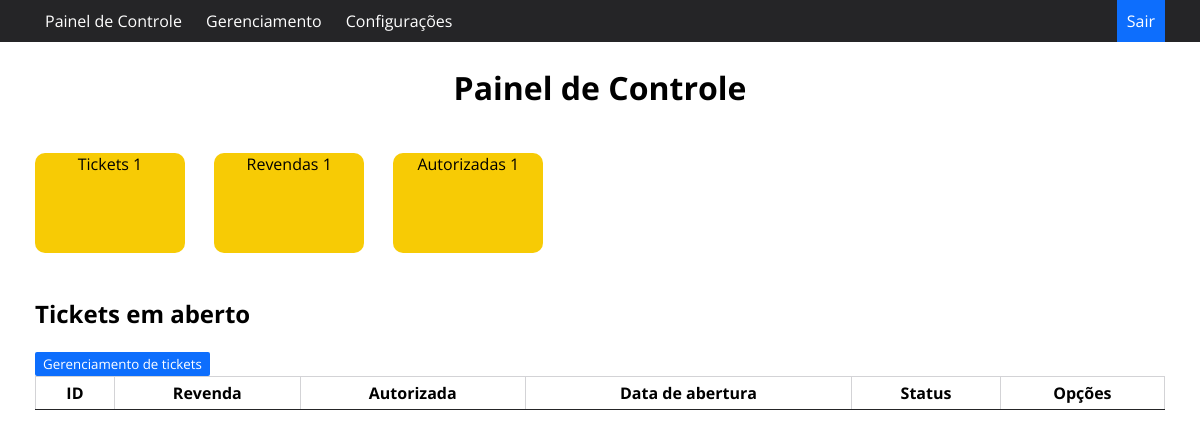
The page /paineldecontrole on the database as committed earlier.
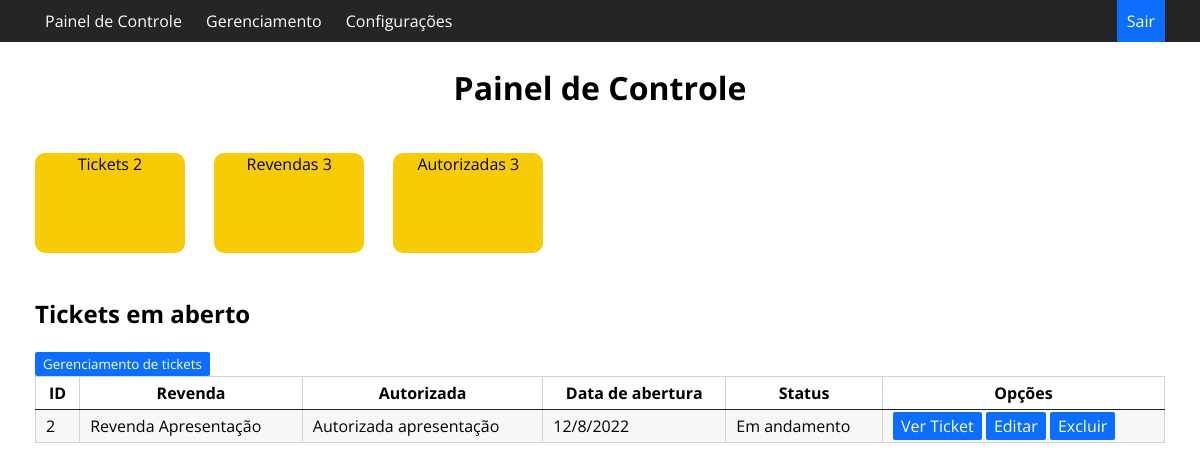
The same page on the database as committed later.
### app.py (models this page shows, shortened)
class Ticket(db.Model):
    id = db.Column('id', Integer, primary_key=True, autoincrement=True)
    status = db.Column('status', String(60), nullable=False)
    revenda = db.Column('revenda', String(255), nullable=False)
    reclamacao = db.Column('reclamacao', String(500), nullable=False)
    dataabertura = db.Column('dataabertura', String(500), nullable=False)
    datafechamento = db.Column('datafechamento', String(60))
    modelo = db.Column('modelo', String(255), nullable=False)
    datacompra = db.Column('datacompra', Date, nullable=False)
    garantia = db.Column('garantia', String(60), nullable=False)
    resolucao = db.Column('resolucao', String(255), nullable=False)
    telefone = db.Column('telefone', String(60), nullable=False)
    estado = db.Column('estado', String(255), nullable=False)
    cidade = db.Column('cidade', String(255), nullable=False)
    autorizada = db.Column('autorizada', String(255), nullable=False)
    maodeobra = db.Column('maodeobra', Integer)
    notafiscal = db.Column('notafiscal', String(60))
    frete = db.Column('frete', Integer)
    envio = db.Column('envio', String(60))
    feedback = db.Column('feedback', String(100), nullable=False)
    usuario = db.Column('usuario', String(255), nullable=False)

### app.py (the view)
@app.route('/paineldecontrole', methods=['GET', 'POST'])
def paineldecontrole():
    tickets = Ticket.query.all()
    n_ticket = 0
    for ticket in tickets:
        n_ticket += 1
    revendas = Revenda.query.all()
    n_revenda = 0
    for revenda in revendas:
        n_revenda += 1
    autorizadas = Autorizada.query.all()
    n_autorizada = 0
    for autorizada in autorizadas:
        n_autorizada += 1
    return render_template('paineldecontrole.html', tickets=tickets, n_ticket=n_ticket, n_revenda=n_revenda, n_autorizada=n_autorizada)

### templates/paineldecontrole.html (shortened to what this page needs)
<!DOCTYPE html>
<html lang="pt-br">
<head>
    <link rel="stylesheet" href="{{ url_for('static', filename='estilo.css') }}">
</head>
<body>
    <nav id="menu-h">
        <ul>
            <li><a href="/paineldecontrole">Painel de Controle</a></li>
            <li><a href="#">Gerenciamento</a>
            </li>
            <li><a href="#">Configurações</a>
            </li>
            <li id="sair"><a href="#">Sair</a></li>
        </ul>
    </nav>
    <br>
    <br>
    <br>
    <div class="container">
        <h1>Painel de Controle</h1>
        <br>
        <br>
        <div id="tickets">Tickets {{ n_ticket }}</div>
        <div id="revendas">Revendas {{ n_revenda }}</div>
        <div id="autorizadas">Autorizadas {{ n_autorizada }}</div>
        <br>
        <br>
        <br>
        <h2>Tickets em aberto</h2>
        <br>
        <form method="POST" action="/gerenciamentotickets">
            <p><button class="btn btn-primary" type="submit">Gerenciamento de tickets</button></p>
        </form>
        <table>
            <thead>
                <tr>
                    <th>ID</th>
                    <th>Revenda</th>
                    <th>Autorizada</th>
                    <th>Data de abertura</th>
                    <th>Status</th>
                    <th>Opções</th>
                </tr>
            </thead>
            <tbody>
            {% for ticket in tickets %}
            {% if ticket.status != "Finalizado" %}
                <tr>
                    <td>{{ ticket.id }}</td>
                    <td>{{ ticket.revenda }}</td>
                    <td>{{ ticket.autorizada }}</td>
                    <td>{{ ticket.dataabertura }}</td>
                    <td>{{ ticket.status }}</td>
                    <td>
                        <a href="/verticket/{{ ticket.id }}" class="btn" methods="GET">Ver Ticket</a>
                        {% if ticket.status != "Finalizado" %}
                            <a href="/editarticket/{{ ticket.id }}" class="btn" methods="GET">Editar</a>
                        {% endif %}
                        <a href="/excluirticket/{{ ticket.id }}" class="btn">Excluir</a>
                    </td>
                </tr>
            {% endif %}
            {% endfor %}
            </tbody>
        </table>
    </div>
</body>
</html>

Rows that differ between the two databases and show on the page:
added Ticket: id "2", revenda "Revenda Apresentação", autorizada "Autorizada apresentação", dataabertura "12/8/2022", status "Em andamento"
Other text that changed with them:
{{ n_ticket }}: "1" → "2"
{{ n_revenda }}: "1" → "3"
{{ n_autorizada }}: "1" → "3"
